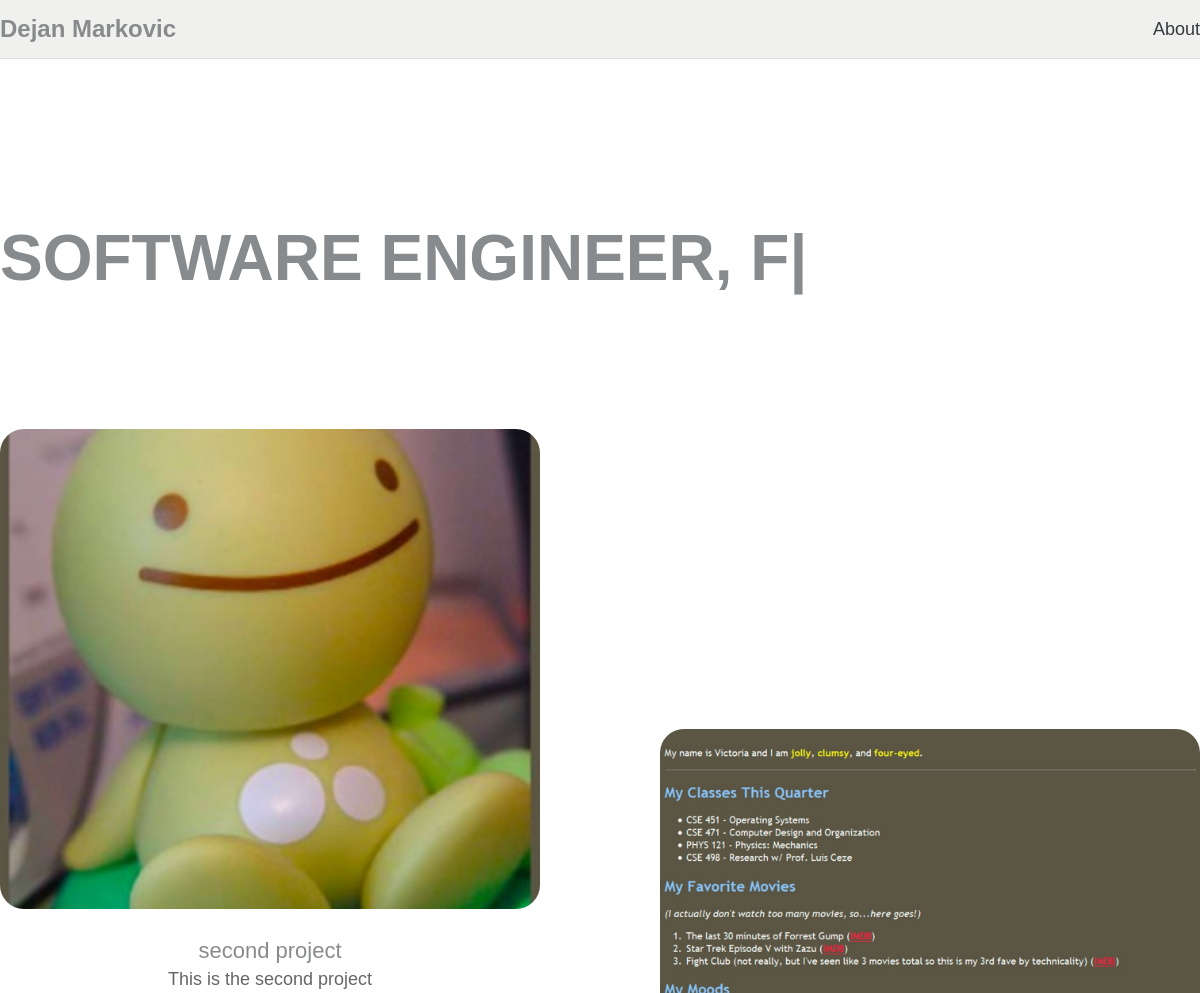
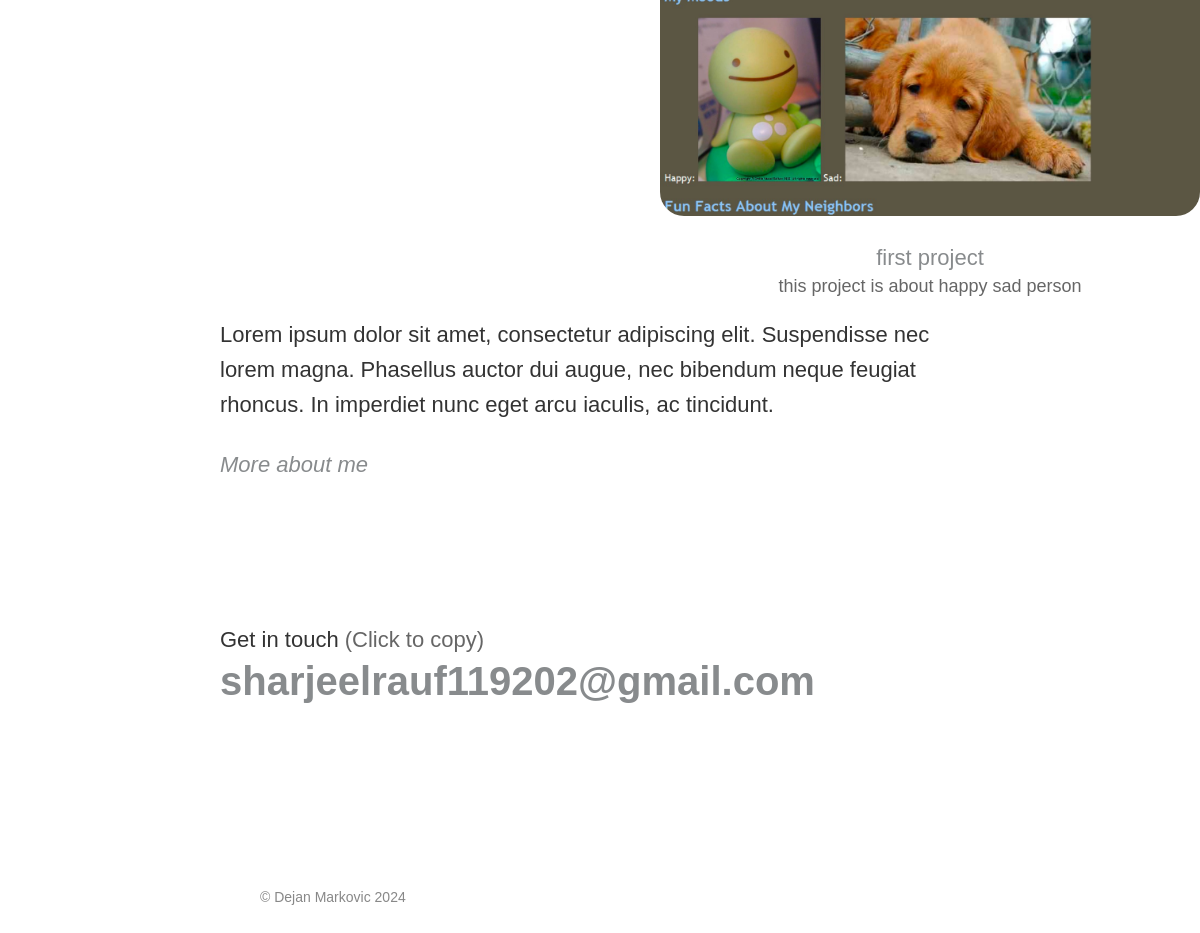
The app's page /, older data (2 pictures, top to bottom).
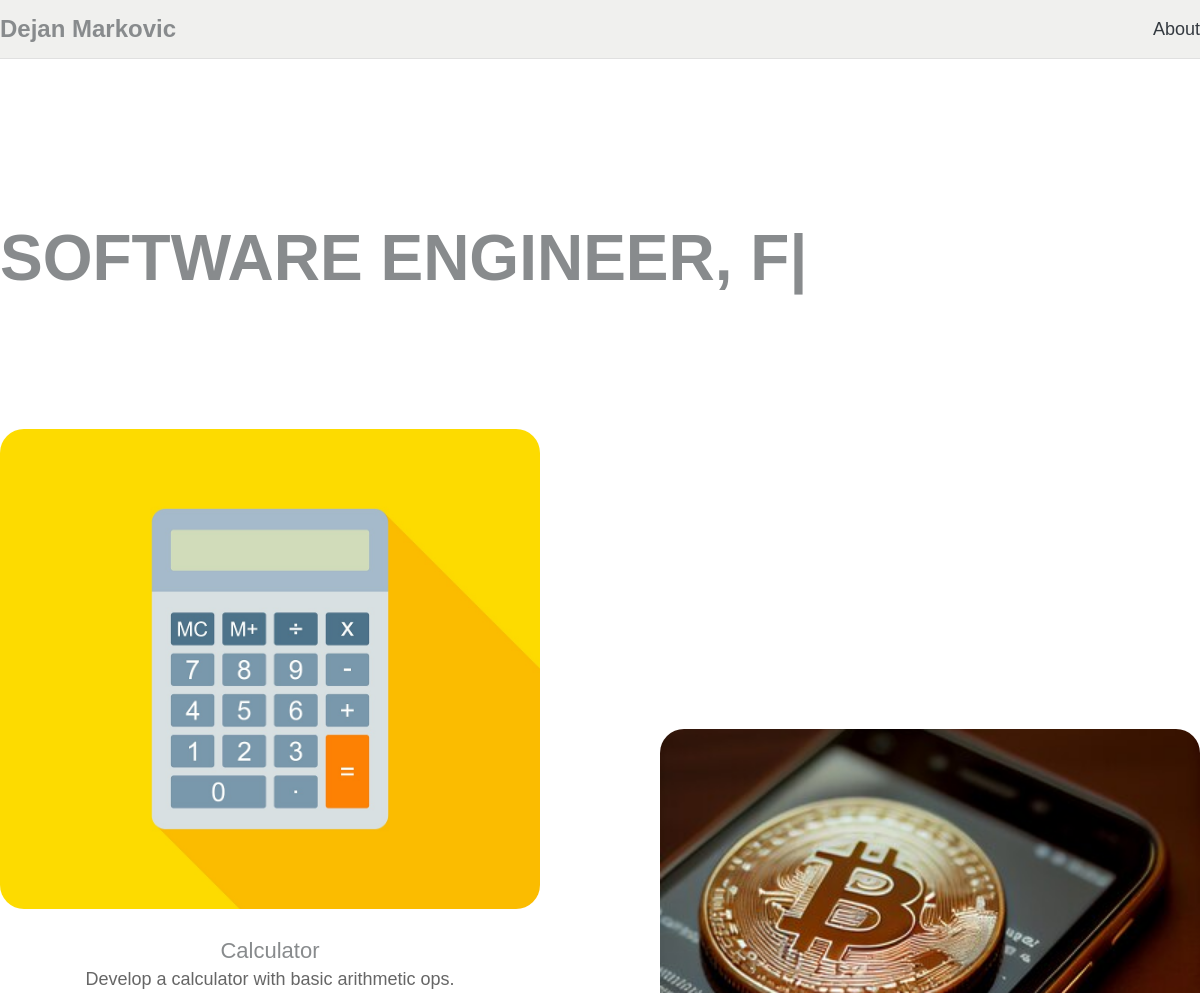
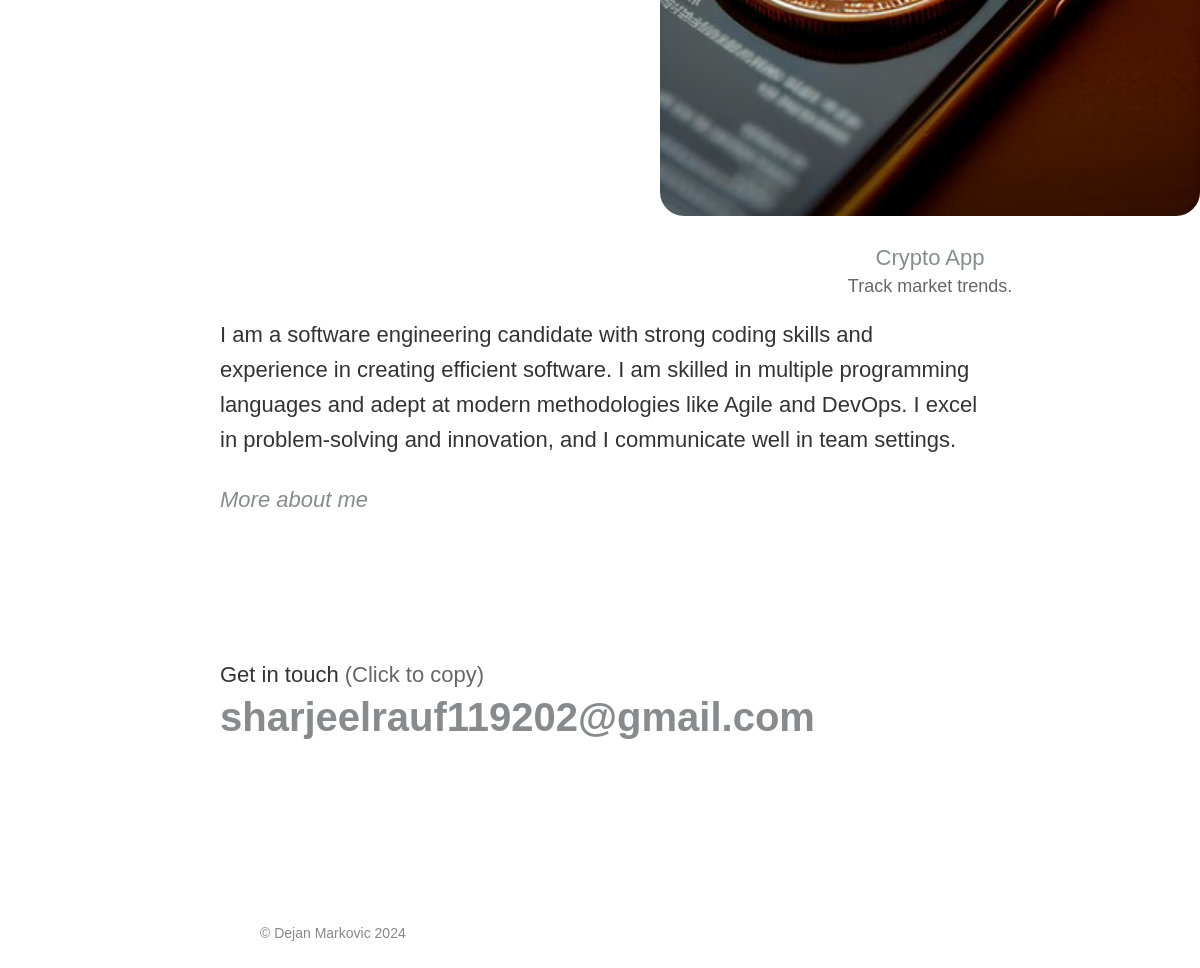
The same page, newer data (2 pictures, top to bottom).
### portfolio_app/models.py (models this page shows, shortened)
class Summary(models.Model):
    summary = models.CharField(max_length=255, default="")

class ProjectModel(models.Model):
    image = models.ImageField(upload_to='portfolio_app/media/')
    title = models.CharField(max_length=255)
    short_name = models.CharField(max_length=50)
    slug = models.SlugField(max_length=255, unique=True, blank=True)
    created_at = models.DateTimeField(auto_now_add=True)

class UserProfile(models.Model):
    description = models.TextField()
    email = models.EmailField()
    linkedin_url = models.URLField(max_length=200, blank=True, null=True)  # LinkedIn URL field

### portfolio_app/views.py (the view)
# urls.py: path('', views.portfolio_page_view, name='portfolio_page'),
def portfolio_page_view(request):
    context = {}
    context['page_title'] = 'Portfolio Page'
    projects = ProjectModel.objects.all().order_by('-created_at')
    user_profile = UserProfile.objects.first()
    summary = Summary.objects.first()
    context['summary'] = summary
    user_profile = UserProfile.objects.first()
    context['user_profile'] = user_profile
    if user_profile:
        context['user_email'] = user_profile.email if hasattr(user_profile, 'email') else None
        context['user_description'] = user_profile.description if hasattr(user_profile, 'description') else None
    else:
        context['user_email'] = None
        context['user_description'] = None
    context['projects'] = projects
    return render(request, 'portfolio_app/portfolio_page.html', context)

### portfolio_app/templates/portfolio_app/portfolio_page.html (shortened to what this page needs)
{% extends 'base.html' %}
{% load static %}
{% block content %}
<div class="toast-container position-fixed top-0 end-0 p-3">
</div>
{% if summary %}
		<div class="hero">
			<div class="typed-strings">
				<h1>{{ summary.summary }}</h1>
			</div>
			<h1 style = "font-family: 'Rosie', sans-serif !important; margin-top: 20px;" class="slide delay01 text-21 fw-600 text-uppercase mb-0 ms-n1"><span class="typed"></span></h1>
		</div>
{% else %}
{% if user.is_authenticated %}
	<div class="hero">
		<h1 style = "color: black;" class="slide delay01">No summary data available. Please <a style = "color: #888b8b; font-style: italic;" class="slide delay01" href="{% url 'add_summary' %}">add</a> your summary</h1>
	</div>
{% endif %}
{% endif %}
<div class="grid slide delay02">
	{% if projects %}
	{% for project in projects %}
	<div class="work-item">
	<a href="{% url 'project_detail' project.id %}">
		<div class="work-item-image">
			<img src="{{ project.image.url }}" alt="{{ project.title }}" loading="lazy">
		</div>
	</a>
		<div class="work-item-info" style = "margin-bottom: 100px;">
			<div style = "color: #888b8d" class="work-item-company">{{ project.title }}</div>
			<div class="work-item-description">{{ project.short_name }}</div>
		</div>
	</div>
	{% endfor %}
	{% else %}
<div class="about-me slide delay03">
	<div class="description">
		<p>No projects yet. Please <a href="{% url 'create_project' %}" style = "color: #888b8b; font-style: italic; padding-top: 0px; display: inline-block;">create</a> a project.</p>
	</div>
</div>
{% endif %}
</div>
{% if user_profile %}
    <div class="about-me slide delay03">
        <div class="description">
            <p>{{ user_description }}</p>
			<a style = "font-style: italic; color: #888b8d" href="{% url 'about_page' %}">More about me</a>
        </div>
        <div class="contact">
            <p>Get in touch <span>(Click to copy)</span></p>
            <div style = "color: #888b8d" class="email" id="copyemail" data-clipboard-text="{{ user_email }}">{{ user_email }}</div>
        </div>
    </div>
{% endif %}
{% endblock %}

### templates/base.html (shortened to what this page needs)
<!DOCTYPE html>
<html lang = "en">
    <head>
        {% load static %}
        {% block head %}
        <link href="https://cdn.jsdelivr.net/npm/bootstrap@5.3.3/dist/css/bootstrap.min.css" rel="stylesheet">
    <link rel="stylesheet" href="{% static 'www.dejan.works/css/style.css' %}">
        {% endblock %}
    </head>
    <body>
        {% block navbar %}
            {% include 'navbar.html' %}
		{% endblock %}
        {% block content %}
        {% endblock %}
        {% include 'footer.html' %}
    </body>
</html>

### templates/navbar.html
{% load static %}
{% if user.is_authenticated %}
<div class="header slide">
    <div class="header-content">
        <a href="{% url 'portfolio_page' %}" class="logo">Dejan Markovic</a>
        <div class="nav-links">
            <a href="{% url 'about_page' %}">About</a>
            <a href="{% url 'create_project' %}" class="create-project-link">Create project</a>
            <a href="{% url 'logout_user' %}">Logout</a>
        </div>
    </div>
</div>
{% else %}
<div class="header slide">
    <div class="header-content">
        <a href="{% url 'portfolio_page' %}" class="logo">Dejan Markovic</a>
        <div class="nav-links">
            <a href="{% url 'about_page' %}">About</a>
        </div>
    </div>
</div>
{%  endif %}

### templates/footer.html
{% load static %}
<footer class="slide delay03">© Dejan Markovic 2024</footer>

### static/www.dejan.works/css/style.css (style rules this page uses)
html, body, div, span, applet, object, iframe, h1, h2, h3, h4, h5, h6, p, blockquote, pre, a, abbr, acronym, address, big, cite, code, del, dfn, em, img, ins, kbd, q, s, samp, small, strike, strong, sub, sup, tt, var, b, u, i, center, dl, dt, dd, ol, ul, li, fieldset, form, label, legend, table, caption, tbody, tfoot, thead, tr, th, td, article, aside, canvas, details, embed, figure, figcaption, footer, header, hgroup, menu, nav, output, ruby, section, summary, time, mark, audio, video { margin: 0; padding: 0; border: 0; font-size: 100%; font: inherit; vertical-align: baseline; font-size: 16px; font-family: 'Geist', sans-serif !important; }
a { cursor: pointer; text-decoration: none; }
img { pointer-events: none !important; display: block; max-width: 100%; height: auto; }
.slide { -webkit-animation:slide .6s cubic-bezier(0.2, 0.6, 0.2, 1); -moz-animation:slide .6s cubic-bezier(0.2, 0.6, 0.2, 1); animation:slide .6s cubic-bezier(0.2, 0.6, 0.2, 1); -webkit-animation-fill-mode:backwards; -moz-animation-fill-mode:backwards; animation-fill-mode:backwards; }
.delay01 { -webkit-animation-delay: .4s; animation-delay: .4s; }
.delay02 { -webkit-animation-delay: .8s; animation-delay: .8s; }
.delay03 { -webkit-animation-delay: .9s; animation-delay: .9s; }
.header { width: 100%; position: fixed; top: 0; z-index: 1000; padding: 15px 0; background-color: #f0f0ee; box-sizing: border-box; border-bottom: 1px solid #e0e0e0; transition: background-color 0.3s ease; }
.header-content { max-width: 1200px; margin: 0 auto; display: flex; justify-content: space-between; align-items: center; }
.logo { font-family: 'Geist'; font-weight: 600; font-size: 1.5rem; color: #888b8d; }
.nav-links a { font-family: 'Geist'; font-weight: 500; font-size: 1.125rem; color: #343a40; margin-left: 40px; transition: color 0.3s ease; }
.hero { max-width: 1200px; margin: 0 auto; padding: 24vh 0 16vh 0; }
h1 { font-size: 4.6vw; font-size: 4.5rem; line-height: 120%; font-family: 'Geist', sans-serif !important; font-weight: 600; color: #888b8d; max-width: 100%; word-wrap: break-word; }
.grid { display: flex; flex-wrap: wrap; justify-content: space-between; max-width: 1200px; margin: 0 auto; }
.work-item { width: calc(50% - 60px); margin-bottom: 100px; text-align: center; box-sizing: border-box; display: inline-block; }
.work-item:nth-child(2n-2) { position: relative; top: 200px; top: 300px; }
.work-item-image { border-radius: 24px; overflow: hidden; width: 100%; height: 480px; transition: all .8s cubic-bezier(0.2, 0.6, 0.2, 1); }
.work-item img { display: block; width: 100%; height: 100%; object-fit: cover; transition: all .8s cubic-bezier(0.2, 0.6, 0.2, 1); }
.work-item-info { text-align: center; margin-top: 24px; }
.work-item-company { color: #111111; font-family: 'Geist'; font-weight: 500; font-size: 1.375rem; line-height: 160%; display: block; text-decoration: none; }
.work-item-description { color: #666666; font-family: 'Geist'; font-weight: 300; font-size: 1.125rem; display: block; text-decoration: none; }
.about-me { margin: 0px auto; max-width: 45vw; max-width: 760px; padding: 20vw 0 12vw 0; padding: 10vw 0 12vw 0; }
p { line-height: 160%; font-family: 'Geist'; color: #111111; color: #333333; font-weight: 300; font-size: 1.375rem; }
.description a { color: #111111; font-family: 'Geist'; font-weight: 500; font-size: 1.375rem; padding-top: 30px; display: block; }
.contact { margin-top: 12vw;; }
p span { line-height: 160%; font-family: 'Geist'; color: #666666; font-weight: 300; font-size: inherit; }
.email { font-family: 'Geist'; color: #111111; font-weight: 600; font-size: 4rem; font-size: 3.7vw; cursor: pointer; }
footer { max-width: 760px; margin: 0 auto; font-family: 'Geist'; color: #888888; font-weight: 400; font-size: 0.875rem; padding: 40px; }
.fw-600 { font-weight: 600 !important; }

### portfolio_app/templates/portfolio_app/portfolio_page.html (style rules this page uses)
.text-21 .typed { font-size: calc(1.775rem + 6.3vw) !important; }
@media (min-width: 1200px) { .text-21 .typed { font-size: 4.0rem !important; } }
.fw-600 { font-weight: 600 !important; }
.email { font-family: 'Geist', sans-serif; color: #111111; font-weight: 600; font-size: 2.5rem; cursor: pointer; margin: 0; display: block; word-wrap: break-word; white-space: normal; line-height: 1.2; }
@media screen and (min-width: 1024px) { .email { font-size: 2.5rem; } }

Row changes from the older to the newer data that the page shows:
changed ProjectModel: image: a different picture; title "second project" → "Calculator"; short_name "This is the second project" → "Develop a calculator with basic arithmetic ops."
changed ProjectModel: image: a different picture; title "first project" → "Crypto App"; short_name "this project is about happy sad person" → "Track market trends."
changed UserProfile "sharjeelrauf119202@gmail.com": description "Lorem ipsum dolor sit amet, consectetur adipiscing elit. Suspendisse nec lorem magna. Phasellus auctor dui augue, nec bibendum neque feugiat rhoncus. In imperdiet nunc eget arcu iaculis, ac tincidunt." → "I am a software engineering candidate with strong coding skills and experience in creating efficient software. I am skilled in multiple programming languages and adept at modern methodologies like Agile and DevOps. I excel in problem-solving and innovation, and I communicate well in team settings."
